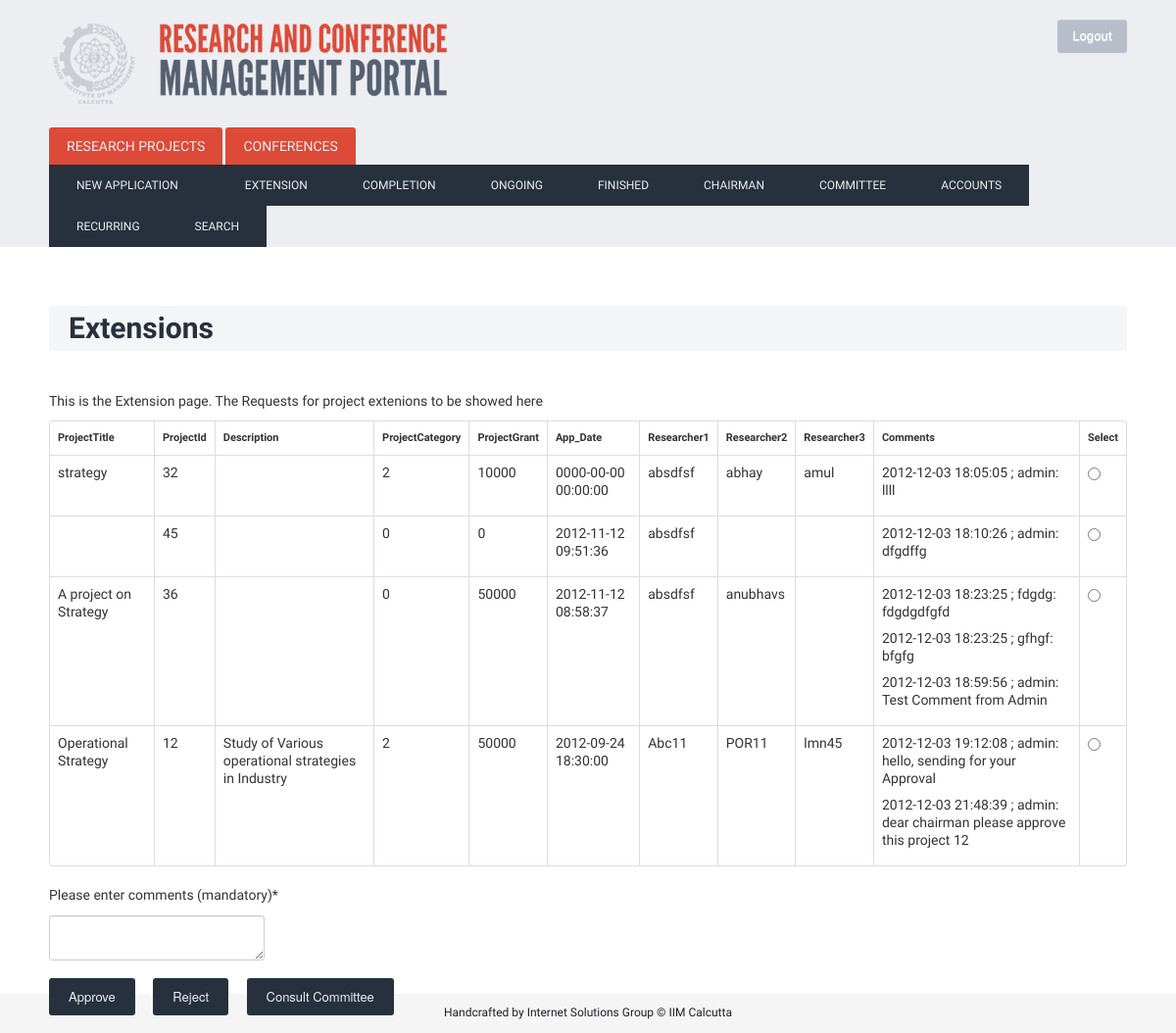
Page /index.php/extension_chairman on the committed database.
### tables this page shows
CREATE TABLE IF NOT EXISTS `project` (
  `ProjectTitle` varchar(400) NOT NULL,
  `ProjectId` bigint(200) NOT NULL AUTO_INCREMENT,
  `Description` varchar(2000) NOT NULL,
  `App_Date` timestamp NOT NULL DEFAULT CURRENT_TIMESTAMP COMMENT 'The  date of application of the project',
  `Start_Date` date NOT NULL,
  `End_Date` date NOT NULL,
  `Researcher1` varchar(80) NOT NULL,
  `Researcher2` varchar(80) NOT NULL,
  `Researcher3` varchar(80) NOT NULL,
  `ProjectCategory` varchar(30) NOT NULL,
  `ProjectGrant` int(11) NOT NULL,
  `PStatus` varchar(50) NOT NULL,
  `Deliverables` varchar(500) NOT NULL,
  `cases` int(11) NOT NULL DEFAULT '0',
  `journals` int(11) NOT NULL DEFAULT '0',
  `chapters` int(11) NOT NULL DEFAULT '0',
  `conference` int(11) NOT NULL DEFAULT '0',
  `paper` int(11) NOT NULL DEFAULT '0',
  PRIMARY KEY (`ProjectId`),
  UNIQUE KEY `ProjectId` (`ProjectId`),
  UNIQUE KEY `ProjectId_2` (`ProjectId`)
);

CREATE TABLE IF NOT EXISTS `comment` (
  `Project_ID` bigint(200) NOT NULL,
  `Comment` varchar(5000) NOT NULL,
  `Comment_type` varchar(50) NOT NULL,
  `User` varchar(50) NOT NULL,
  `User_type` int(11) NOT NULL,
  `Date` timestamp NOT NULL DEFAULT CURRENT_TIMESTAMP
);

### index.php (called while the page is built, shortened)
<?php
require_once BASEPATH.'core/CodeIgniter.php';

### application/models/project_model.php (called while the page is built, shortened)
<?PHP
class Project_model extends CI_Model {
	function project_extension_chairman()
		{
		$queryStr='Select * from project where ProjectId IN (SELECT ProjectId FROM projectextension where  ApprovalPending = "chairman");';
		$query = $this->db->query($queryStr);
		return $query;
		}
	function getcomment($ProjectID, $usertype)
	{
		$queryStr='SELECT * FROM comment WHERE Project_ID='.$ProjectID.';';
		$query = $this->db->query($queryStr);
		return $query->result();
	}
}
?>

### application/controllers/extension_chairman.php (the view, shortened to what this page needs)
<?PHP
class extension_chairman extends CI_Controller
	{
	function index()
		{
			$data['myClass']=$this;
			$data['action']=0;
			$this->load->view('layout',$data);
		}
	function load_php()
				{
				echo '<h1>Extensions</h1>';
				echo '<p> This is the Extension page. The Requests for project extenions to be showed here</p>';
				$this->load->model('project_model');
				$Query= $this->project_model->project_extension_chairman();
				echo '<FORM METHOD=POST ACTION="ExtensionCheckChairmanRequest">
				<TABLE width="90%" border="1" bordercolor="#993300" align="center" cellpadding="3" cellspacing="1" class="table_border_both_left"><tr  class="heading_table_top">
					 <table class="table table-bordered">
					<tr><TD><h4>ProjectTitle</h4></TD><TD><h4>ProjectId</h4></TD><TD><h4>Description</h4></TD><TD><h4>ProjectCategory</h4></TD><TD><h4>ProjectGrant</h4><TD><h4>App_Date</h4></TD><TD><h4>Researcher1</h4></TD><TD><h4>Researcher2</TD><TD><h4>Researcher3</TD><TD><h4>Comments</h4></TD><TD><h4>Select</h1></TD></tr>
					<tbody>';
					 foreach($Query->result() as $row)
					 {
						 echo '<TR><TD>';
						 print $row->ProjectTitle;
						 echo '</TD><TD>';
						 print $row->ProjectId;
						 echo '</TD><TD>';
						 print $row->Description;
						 echo '</TD><TD>';
						 print $row->ProjectCategory;
						 echo '</TD><TD>';
						 print $row->ProjectGrant;
						 echo '</TD><TD>';
						 print $row->App_Date;
						 echo '</TD><TD>';
						 print $row->Researcher1;
						 echo '</TD><TD>';
						 print $row->Researcher2;
						 echo '</TD><TD>';
						 print $row->Researcher3;
					         echo '</TD><TD>';
						 $Result=$this->project_model->getComment($row->ProjectId, $_SESSION['usertype']);
						 foreach($Result as $row1)
						 {
							 echo '<p>'.$row1->Date.' ; '.$row1->User.': '.$row1->Comment.'</p>';
						 }
						 echo '</TD><TD><INPUT TYPE="RADIO" NAME="ProjectSelected" VALUE="'.$row->ProjectId.'"></TD></TR>';
					 }
				echo '</tbody></TABLE>
				<p>Please enter comments (mandatory)*</p>
				<p><textarea name="comment" ></textarea></p>
				<INPUT TYPE=SUBMIT name ="RequestType" value="Approve">
				<INPUT TYPE=SUBMIT name="RequestType" value="Reject">
				<INPUT TYPE=SUBMIT name="RequestType" value="Consult Committee">
				</FORM>';
				}
	}
?>

### application/views/layout.php (shortened to what this page needs)
<!DOCTYPE html>
<html lang="en">
  <head>
    <link rel="stylesheet" href="static/css/bootstrap.min.css" >
    <link href="static/css/custom.css" rel="stylesheet" type="text/css" >
  </head>
  <body>
<div id="wrap">
    <div class="mast_head">
        <div class="container">
            <div id="logo"></div>
            <a class="btn logout_btn" href="logout">Logout</a>
        </div>
    </div>
    <div class="top_nav">
           <div id="tabbar" class="usual">
            <div class="container">
                <ul id="bars">
                    <li><a href="#resproj">Research Projects</a></li>
                    <li><a href="#confs">Conferences</a></li>
                </ul>
                <div id="resproj" style="display: block">
                    <ul>
                        <li><a href="/rp/new_application">New Application</a> </li>
                        <li><a href="/rp/extension">Extension</a> </li>
						<li><a href="/rp/Completion_admin">Completion</a> </li>
                        <li><a href="/rp/ongoing">Ongoing</a> </li>
                        <li><a href="/rp/completed">Finished</a> </li>
                        <li><a href="/rp/app_chairman">Chairman</a> </li>
                        <li><a href="/rp/app_committee">Committee</a> </li>
                        <li><a href="/rp/Accounts">Accounts</a> </li>
                        <li><a href="/rp/recurring">Recurring</a> </li>
                        <li><a href="/rp/searchProject">Search</a> </li>
                    </ul>
                </div>
           </div>
        </div>
    </div>
    <div class="container">
        <div>
			<?php
					if ($action==0)
					{
					$myClass->load_php();
					}
					elseif ($action==1)
					{
					$myClass->load_php($msg);
					}
					elseif ($action==2)
					{
					$myClass->approveMsg($msg);
					}
					elseif ($action==3)
					{
					$myClass->load_search($searchBy,$searchValue);
					}
			?>
             </div>
        </div>
    </div>
    <footer>
        <div id="container">
            <p>Handcrafted by Internet Solutions Group &copy; IIM Calcutta</p>
        </div>
    </footer>
  </body>
</html>

### static/css/custom.css (style rules this page uses)
html, body { height: 100%; }
body { background: url('/static/img/denim.png'); font-family: 'Droid Sans', sans-serif; font-weight: normal; font-size: 14px; line-height: 1.6; }
.container { width: 1100px; }
h4 { font-size: 11px; }
h1 { color: #27313D; margin-top: 60px; margin-bottom: 40px; font-weight: bold; background: #F4F5F6; padding: 5px 20px; }
#logo { width: 820px; height: 100px; background: url("../img/heading.png") -21px -9px no-repeat; float: left; }
.btn { padding: 10px 20px; background: #b7bec9; color: white; -webkit-border-radius: 3px; -moz-border-radius: 3px; border-radius: 3px; border: 0px; }
input[type=submit] { border: none; padding: 10px 20px; margin-right: 15px; color: #ECEEF1; background: #27313D; -webkit-border-radius: 3px; -moz-border-radius: 3px; border-radius: 3px; cursor: pointer; }
.logout_btn { float: right; padding: 8px 15px; font: 12px; }
.mast_head { background: #eceef1; color: white; height: 110px; padding-top: 20px; }
.usual ul { margin-left: 0px; }
.usual ul li a { font-size: 12px; border: none; height: auto; display : block; color: #ECEEF1; padding : 10px 18px; text-decoration: none; text-transform: uppercase; }
.usual div { clear:left; }
#tabbar { background: #eceef1; }
#tabbar ul li { float: left; list-style-type: none; }
#bars li { background: #DD4A38; margin-right: 3px; -webkit-border-radius: 3px 3px 0px 0px; -moz-border-radius: 3px 3px 0 0; border-radius: 3px 3px 0 0; }
#bars li a { font-size: 14px; }
#resproj ul li a { background: #27313D; padding: 12px 28px; text-decoration: none; }
#resproj ul li:first-child a { padding-right: 40px; }
#wrap { min-height: 100%; height: auto !important; height: 100%; margin: 0 auto -40px; }
footer { text-align: center; background-color: #f5f5f5; height: 40px; font-size: 12px; color: #1B2129; }
footer p { padding-top: 10px; }

### rows in the picture
project: ProjectTitle "strategy", ProjectId "32", ProjectCategory "2", ProjectGrant "10000", App_Date "0000-00-00 00:00:00", Researcher1 "absdfsf", Researcher2 "abhay", Researcher3 "amul"
comment: Date "2012-12-03 18:05:05", User "admin", Comment "llll"
project: ProjectId "45", ProjectCategory "0", ProjectGrant "0", App_Date "2012-11-12 09:51:36", Researcher1 "absdfsf"
comment: Date "2012-12-03 18:10:26", User "admin", Comment "dfgdffg"
project: ProjectTitle "A project on Strategy", ProjectId "36", ProjectCategory "0", ProjectGrant "50000", App_Date "2012-11-12 08:58:37", Researcher1 "absdfsf", Researcher2 "anubhavs"
comment: Date "2012-12-03 18:23:25", User "fdgdg", Comment "fdgdgdfgfd"
comment: Date "2012-12-03 18:23:25", User "gfhgf", Comment "bfgfg"
comment: Date "2012-12-03 18:59:56", User "admin", Comment "Test Comment from Admin"
project: ProjectTitle "Operational Strategy", ProjectId "12", Description "Study of Various operational strategies in Industry", ProjectCategory "2", ProjectGrant "50000", App_Date "2012-09-24 18:30:00", Researcher1 "Abc11", Researcher2 "POR11", Researcher3 "lmn45"
comment: Date "2012-12-03 19:12:08", User "admin", Comment "hello, sending for your Approval"
comment: Date "2012-12-03 21:48:39", User "admin", Comment "dear chairman please approve this project 12"
